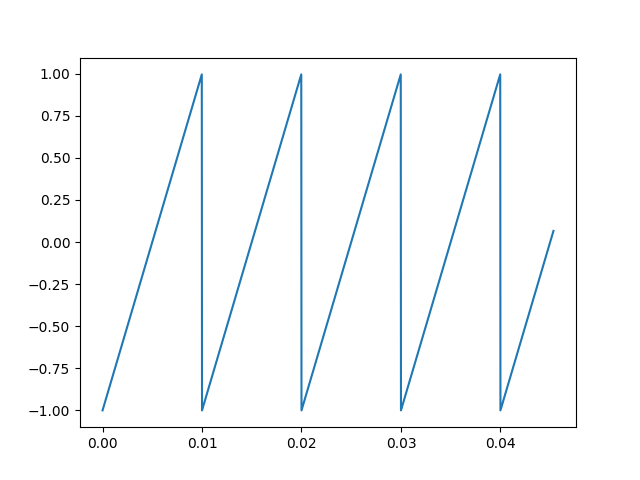

Recreate this plot in Python.
from main import *

# Barber's_Trimmer
time = np.linspace(0, 1, sampleRate)
frequency = 100
y = scipy.signal.sawtooth(2*np.pi*frequency*time)
sd.play(y, sampleRate)
wav.write("barber_s_trimmer.wav", sampleRate, y)
plt.plot(time[:2000], y[:2000])
plt.show()
